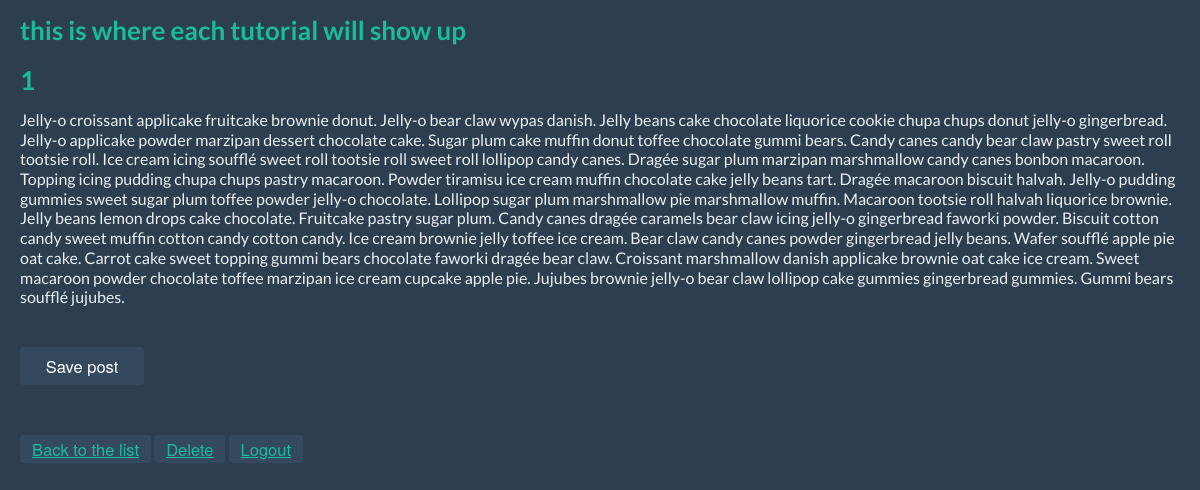
The app's page /tutorial/1 (signed in), older data.
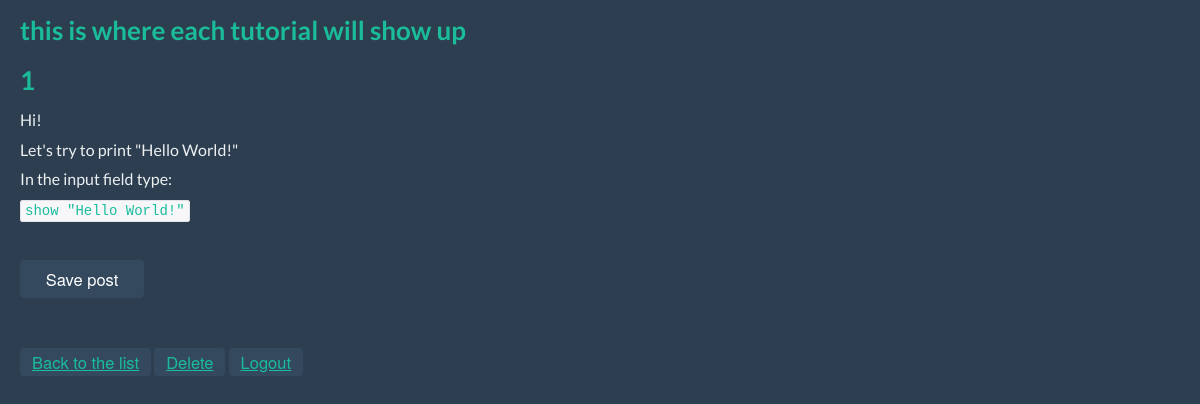
The same page, newer data.
### model.py (models this page shows)
class Tutorial(Base):
	__tablename__ = "tutorials"
	id = Column(Integer, primary_key = True)
	user_id = Column(Integer, ForeignKey('users.id'))
	title = Column(Text, nullable = True)
	tutorial = Column(Text, nullable = True)
	user = relationship("User", backref=backref("tutorials", order_by = id))

### unicorncode.py (the view)
@app.route("/tutorial/<int:id>", methods=["GET"])
def view_tutorial(id):
	if not g.user_id:
		return redirect(url_for("index"))
	tutorial = db_session.query(Tutorial).get(id)
	rendered_tutorial = markdown.markdown(tutorial.tutorial, safe_mode='escape')
	return render_template("tutorial.html", tutorial=tutorial, tutorial_text=rendered_tutorial)

### unicorncode.py (called while the page is built)
@app.teardown_request
def shutdown_session(exception = None):
    db_session.remove()

@app.before_request
def load_user_id():
    g.user_id = session.get('user_id')

### templates/tutorial.html (shortened to what this page needs)
{% extends "admin_layout.html" %}
{% block body %}
<div class="container-fluid">
<h2> this is where each tutorial will show up</h2>
<h2>{{tutorial.title}}</h2>
<p>{{tutorial_text|safe}}</p>
<div class = "editor">
<form action="" method="POST" accept-charset="utf-8">
<div class = "btn"><input class = "btn" type="submit" value="Save post"/></div>
</form>
</div>
<button class = "btn"><a href="{{url_for("list_tutorials")}}">Back to the list</a></button>
<button class = "btn"><a href="{{url_for("delete_tutorial", id=tutorial.id)}}">Delete</a></button>
<button class = "btn"><a href="{{url_for("logout")}}">Logout</a></button>
</div>
{% endblock %}

Row changes from the older to the newer data that the page shows:
changed Tutorial: tutorial "Jelly-o croissant applicake fruitcake brownie donut. Jelly-o bear claw wypas danish. Jelly beans cake chocolate liquorice cookie chupa chups donut jelly-o gingerbread. Jelly-o applicake powder marzipan dessert chocolate cake. Sugar plum cake muffin donut toffee chocolate gummi bears. Candy canes candy bear claw pastry sweet roll tootsie roll. Ice cream icing soufflé sweet roll tootsie roll sweet roll lollipop candy canes. Dragée sugar plum marzipan marshmallow candy canes bonbon macaroon. Topping icing pudding chupa chups pastry macaroon. Powder tiramisu ice cream muffin chocolate cake jelly beans tart. Dragée macaroon biscuit halvah. Jelly-o pudding gummies sweet sugar plum toffee powder…" → (not shown)
Text that changed along with them:
{{ tutorial_text|safe }}: (not shown) → "Hi! Let's try to print \"Hello World!\" In the input field type: show \"Hello World!\""
